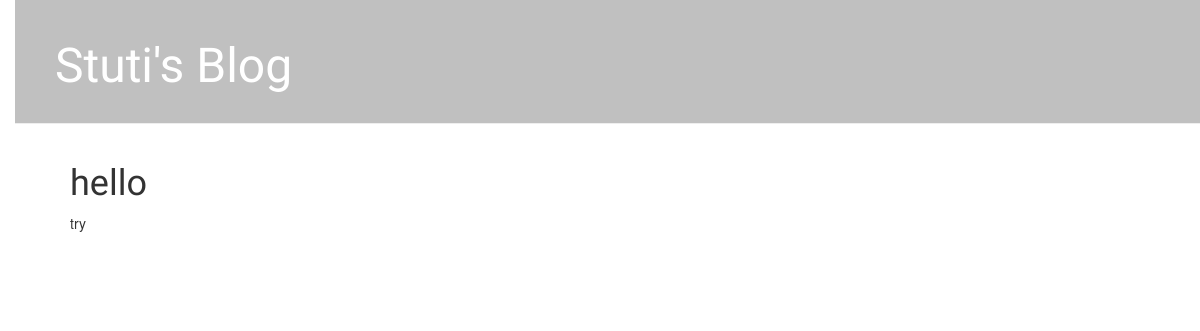
The app's page /post/3/, older data.
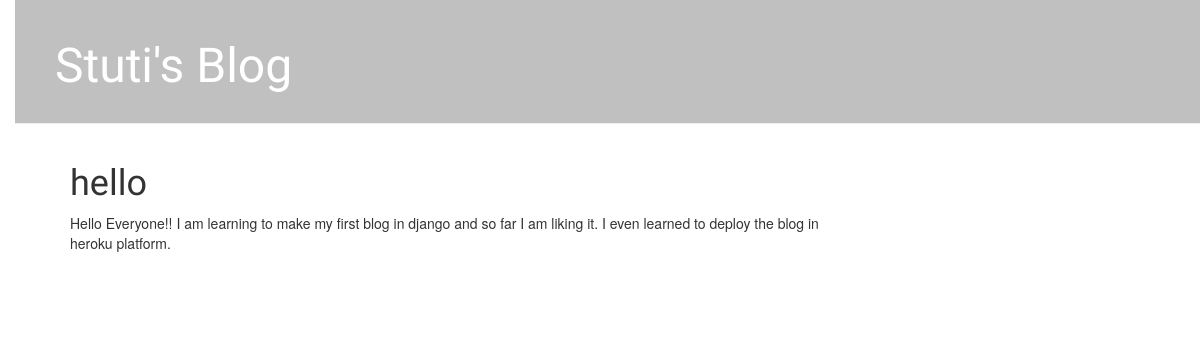
The same page, newer data.
### blog/models.py (models this page shows, shortened)
class Post(models.Model):
    STATUS_CHOICES = (
        ('draft', 'Draft'),
        ('published', 'Published'),
    )
    title = models.CharField(max_length=250)
    slug = models.SlugField(max_length=250,
                            unique_for_date='publish')
    author = models.ForeignKey(User,
                               on_delete=models.CASCADE,
                               related_name='blog_posts')
    body = models.TextField()
    publish = models.DateTimeField(default=timezone.now)
    created = models.DateTimeField(auto_now_add=True)
    updated = models.DateTimeField(auto_now=True)
    status = models.CharField(max_length=10,
                              choices=STATUS_CHOICES,
                              default='draft')
    objects = models.Manager()  # The default manager.
    published = PublishedManager()  # Our custom manager.
    class Meta:
        ordering = ('-publish',)

### blog/views.py (the view)
# urls.py: path('post/<int:pk>/', views.post_detail, name='post_detail'),
def post_detail(request, pk):
    post = get_object_or_404(Post, pk=pk)
    return render(request, 'blog/post_detail.html', {'post': post})

### blog/templates/blog/post_detail.html (shortened to what this page needs)
{% extends 'blog/base.html' %}
{% block content %}
    <div class="post">
        <h1>{{ post.title }}</h1>
         <p> {{ post.body }}</p>
    </div>
{% endblock %}

Row changes from the older to the newer data that the page shows:
changed Post "hello": body "try" → "Hello Everyone!! I am learning to make my first blog in django and so far I am liking it. I even learned to deploy the blog in heroku platform."
